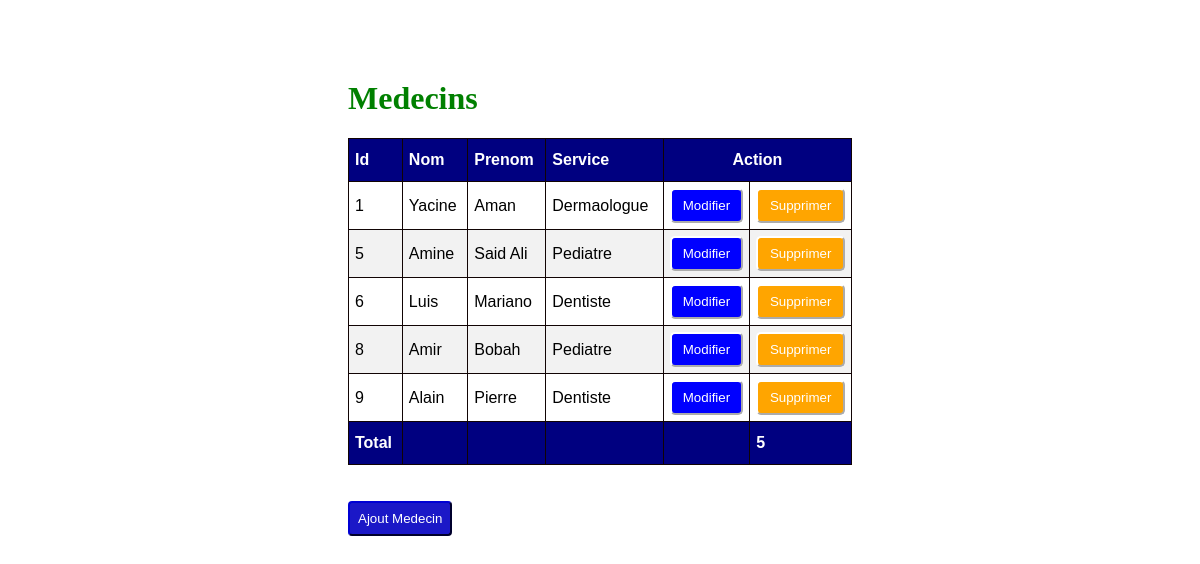
Before: / with the older database file.
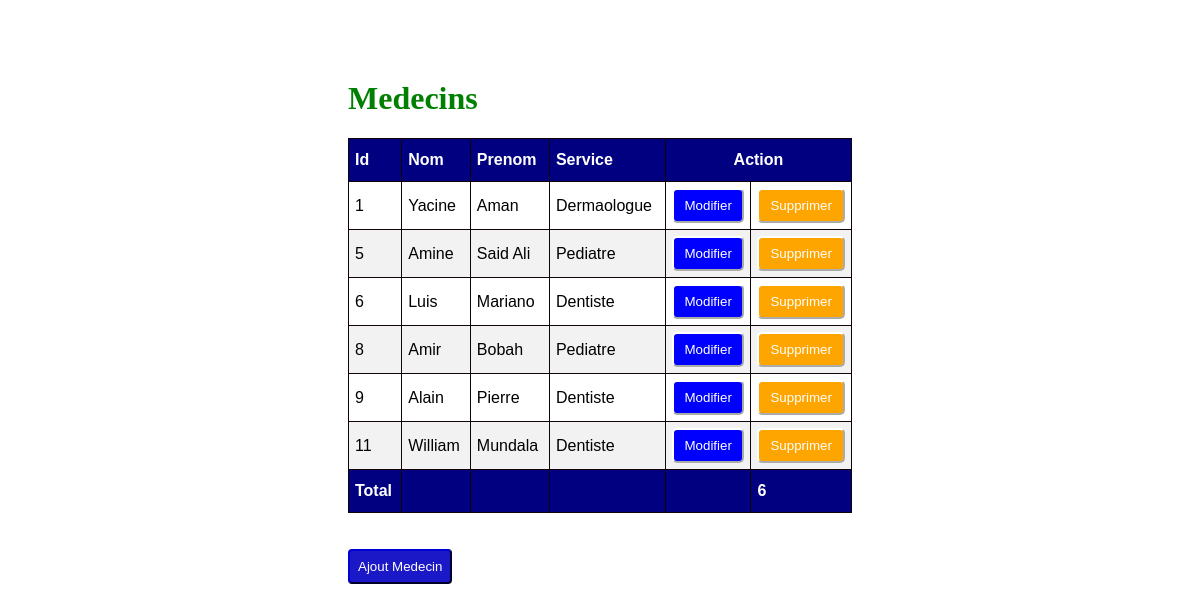
After: the same page with the newer database file.
### newapp/models.py (models this page shows)
class Medecin(models.Model):
    nom = models.CharField(max_length=100)
    prenom = models.CharField(max_length=100)
    service = models.CharField(max_length=100)

### newapp/views.py (the view)
# urls.py: path('', views.index, name="index"),
def index(request):
    med = Medecin.objects.all()
    return render(request, 'index.html',{'med':med})

### newapp/templatetags/medecin_tags.py (called while the page is built)
@register.simple_tag
def total_medecin():
    return Medecin.objects.count()

### newapp/templates/index.html (shortened to what this page needs)
<!DOCTYPE html>
<html lang="en">
<head>
</head>
{% load static %}
{% load medecin_tags %}
<link rel="stylesheet" href="{% static 'style.css' %}">
<body>
    <div class="container">
        <h1>Medecins</h1>
        <table id="customers" border="1">
            <thead>
                <th>Id</th>
                <th>Nom</th>
                <th>Prenom</th>
                <th>Service</th>
                <th colspan="2" id="mid">Action</th>
            </thead>
                {% for x in med %}
            <tr>
                 <td>{{x.id}}</td>
                <td>{{x.nom}}</td>
                <td>{{x.prenom}}</td>
                <td>{{x.service}}</td>
                <td>
                    <a href="modifier/{{x.id}}"><button id="up">Modifier</button> </a>
                </td>
                <td>
                    <a href="delete/{{x.id}}"><button id="del">Supprimer</button></a>
                </td>
            </tr>
            {% endfor %}
            <tfoot>
                <th>Total</th>
                <th></th>
                <th></th>
                <th></th>
                <th></th>
                <th>{% total_medecin %}</th>
            </tfoot>
        </table>
        <br><br>
        <a href="{% url 'add' %}"><button id="new3">Ajout Medecin</button></a>
    </div>
</body>
</html>

### newapp/static/style.css (style rules this page uses)
.container { margin: 80px 240px 60px 240px; padding: 0px 100px 100px 100px; }
#customers { font-family: Arial, Helvetica, sans-serif; border-collapse: collapse; width: 100%; }
#customers td, #customers th { border: 1px solid rgb(17, 4, 4); padding: 6px; }
#customers tr:nth-child(even) { background-color: #f2f2f2; }
#customers th { padding-top: 12px; padding-bottom: 12px; text-align: left; background-color: #000080; color: white; }
#customers #mid { text-align: center; }
#customers #up { background-color: blue; border-color: white; border-radius: 5px; padding: 8px; color: white; }
#customers #del { background-color: orange; border-color: white; border-radius: 5px; padding: 8px; color: white; }
#customers button { width: 100%; }
h1 { color: green; }
.container #new3 { padding: 8px; background-color: rgb(27, 24, 199); color: white; border-radius: 4px; border-color: #000080; }

Changed rows visible on the page:
added Medecin: id "11", nom "William", prenom "Mundala", service "Dentiste"
Other visible differences:
text no longer shown: "5"
text now shown: "6"
